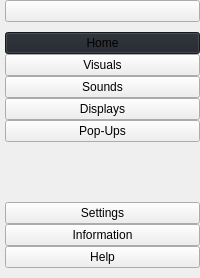
     <widget class="QWidget" name="leftMenuContainer" native="true">
      <layout class="QVBoxLayout" name="verticalLayout">
       <property name="spacing">
        <number>0</number>
       </property>
       <property name="leftMargin">
        <number>0</number>
       </property>
       <property name="topMargin">
        <number>0</number>
       </property>
       <property name="rightMargin">
        <number>0</number>
       </property>
       <property name="bottomMargin">
        <number>0</number>
       </property>
       <item>
        <widget class="QWidget" name="leftMenuSubContainer" native="true">
         <layout class="QVBoxLayout" name="verticalLayout_2">
          <property name="spacing">
           <number>0</number>
          </property>
          <property name="leftMargin">
           <number>5</number>
          </property>
          <property name="topMargin">
           <number>0</number>
          </property>
          <property name="rightMargin">
           <number>0</number>
          </property>
          <property name="bottomMargin">
           <number>0</number>
          </property>
          <item>
           <widget class="QFrame" name="frame">
            <property name="styleSheet">
             <string notr="true"/>
            </property>
            <property name="frameShape">
             <enum>QFrame::NoFrame</enum>
            </property>
            <layout class="QVBoxLayout" name="verticalLayout_3">
             <property name="spacing">
              <number>0</number>
             </property>
             <property name="leftMargin">
              <number>0</number>
             </property>
             <property name="topMargin">
              <number>0</number>
             </property>
             <property name="rightMargin">
              <number>0</number>
             </property>
             <property name="bottomMargin">
              <number>0</number>
             </property>
             <item>
              <widget class="QPushButton" name="pushButton">
               <property name="toolTip">
                <string>Menu</string>
               </property>
               <property name="styleSheet">
                <string notr="true"/>
               </property>
               <property name="text">
                <string/>
               </property>
               <property name="icon">
                <iconset>
                 <normaloff>:/icons/icons/align-justify.svg</normaloff>:/icons/icons/align-justify.svg</iconset>
               </property>
               <property name="iconSize">
                <size>
                 <width>24</width>
                 <height>24</height>
                </size>
               </property>
              </widget>
             </item>
            </layout>
           </widget>
          </item>
          <item>
           <widget class="QFrame" name="frame_2">
            <property name="sizePolicy">
             <sizepolicy hsizetype="Preferred" vsizetype="Preferred">
              <horstretch>0</horstretch>
              <verstretch>0</verstretch>
             </sizepolicy>
            </property>
            <property name="frameShape">
             <enum>QFrame::NoFrame</enum>
            </property>
            <layout class="QVBoxLayout" name="verticalLayout_4">
             <property name="spacing">
              <number>0</number>
             </property>
             <property name="leftMargin">
              <number>0</number>
             </property>
             <property name="topMargin">
              <number>10</number>
             </property>
             <property name="rightMargin">
              <number>0</number>
             </property>
             <property name="bottomMargin">
              <number>10</number>
             </property>
             <item>
              <widget class="QPushButton" name="homeButton">
               <property name="toolTip">
                <string>Go to -&gt; Home</string>
               </property>
               <property name="styleSheet">
                <string notr="true">background-color: #1f232a;</string>
               </property>
               <property name="text">
                <string>Home</string>
               </property>
               <property name="icon">
                <iconset>
                 <normaloff>:/icons/icons/home.svg</normaloff>:/icons/icons/home.svg</iconset>
               </property>
               <property name="iconSize">
                <size>
                 <width>24</width>
                 <height>24</height>
                </size>
               </property>
              </widget>
             </item>
             <item>
              <widget class="QPushButton" name="visualsButton">
               <property name="toolTip">
                <string>Modify -&gt; Visuals</string>
               </property>
               <property name="text">
                <string>Visuals</string>
               </property>
               <property name="icon">
                <iconset>
                 <normaloff>:/icons/icons/image.svg</normaloff>:/icons/icons/image.svg</iconset>
               </property>
               <property name="iconSize">
                <size>
                 <width>24</width>
                 <height>24</height>
                </size>
               </property>
              </widget>
             </item>
             <item>
              <widget class="QPushButton" name="soundsButton">
               <property name="toolTip">
                <string>Modify -&gt; Sounds 🗣️</string>
               </property>
               <property name="text">
                <string>Sounds</string>
               </property>
               <property name="icon">
                <iconset>
                 <normaloff>:/icons/icons/speak.svg</normaloff>:/icons/icons/speak.svg</iconset>
               </property>
               <property name="iconSize">
                <size>
                 <width>24</width>
                 <height>24</height>
                </size>
               </property>
              </widget>
             </item>
             <item>
              <widget class="QPushButton" name="displaysButton">
               <property name="toolTip">
                <string>Modify -&gt; Displays</string>
               </property>
               <property name="text">
                <string>Displays</string>
               </property>
               <property name="icon">
                <iconset>
                 <normaloff>:/icons/icons/desktop.svg</normaloff>:/icons/icons/desktop.svg</iconset>
               </property>
               <property name="iconSize">
                <size>
                 <width>24</width>
                 <height>24</height>
                </size>
               </property>
              </widget>
             </item>
             <item>
              <widget class="QPushButton" name="popupsButton">
               <property name="toolTip">
                <string>Modify -&gt; Pop-Ups</string>
               </property>
               <property name="text">
                <string>Pop-Ups</string>
               </property>
               <property name="icon">
                <iconset>
                 <normaloff>:/icons/icons/alert-triangle.svg</normaloff>:/icons/icons/alert-triangle.svg</iconset>
               </property>
               <property name="iconSize">
                <size>
                 <width>24</width>
                 <height>24</height>
                </size>
               </property>
              </widget>
             </item>
            </layout>
           </widget>
          </item>
          <item>
           <spacer name="verticalSpacer">
            <property name="orientation">
             <enum>Qt::Vertical</enum>
            </property>
            <property name="sizeHint" stdset="0">
             <size>
              <width>20</width>
              <height>40</height>
             </size>
            </property>
           </spacer>
          </item>
          <item>
           <widget class="QFrame" name="frame_3">
            <property name="frameShape">
             <enum>QFrame::NoFrame</enum>
            </property>
            <layout class="QVBoxLayout" name="verticalLayout_5">
             <property name="spacing">
              <number>0</number>
             </property>
             <property name="leftMargin">
              <number>0</number>
             </property>
             <property name="topMargin">
              <number>10</number>
             </property>
             <property name="rightMargin">
              <number>0</number>
             </property>
             <property name="bottomMargin">
              <number>10</number>
             </property>
             <item>
              <widget class="QPushButton" name="settingsButton">
               <property name="toolTip">
                <string>Go to -&gt; Settings</string>
               </property>
               <property name="text">
                <string>Settings</string>
               </property>
               <property name="icon">
                <iconset>
                 <normaloff>:/icons/icons/settings.svg</normaloff>:/icons/icons/settings.svg</iconset>
               </property>
               <property name="iconSize">
                <size>
                 <width>24</width>
                 <height>24</height>
                </size>
               </property>
              </widget>
             </item>
             <item>
              <widget class="QPushButton" name="infoButton">
               <property name="toolTip">
                <string>Go to -&gt; Information</string>
               </property>
               <property name="text">
                <string>Information</string>
               </property>
               <property name="icon">
                <iconset>
                 <normaloff>:/icons/icons/info.svg</normaloff>:/icons/icons/info.svg</iconset>
               </property>
               <property name="iconSize">
                <size>
                 <width>24</width>
                 <height>24</height>
                </size>
               </property>
              </widget>
             </item>
             <item>
              <widget class="QPushButton" name="helpButton">
               <property name="toolTip">
                <string>Go to -&gt; Help</string>
               </property>
               <property name="text">
                <string>Help</string>
               </property>
               <property name="icon">
                <iconset>
                 <normaloff>:/icons/icons/help-circle.svg</normaloff>:/icons/icons/help-circle.svg</iconset>
               </property>
               <property name="iconSize">
                <size>
                 <width>24</width>
                 <height>24</height>
                </size>
               </property>
              </widget>
             </item>
            </layout>
           </widget>
          </item>
         </layout>
        </widget>
       </item>
      </layout>
     </widget>
